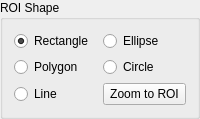
        <widget class="QGroupBox" name="groupBox_2">
         <property name="sizePolicy">
          <sizepolicy hsizetype="Preferred" vsizetype="Preferred">
           <horstretch>0</horstretch>
           <verstretch>0</verstretch>
          </sizepolicy>
         </property>
         <property name="title">
          <string>ROI Shape</string>
         </property>
         <layout class="QGridLayout" name="gridLayout_38">
          <item row="0" column="0">
           <widget class="QRadioButton" name="rb_rect_roi">
            <property name="sizePolicy">
             <sizepolicy hsizetype="Preferred" vsizetype="Fixed">
              <horstretch>0</horstretch>
              <verstretch>0</verstretch>
             </sizepolicy>
            </property>
            <property name="text">
             <string>Rectangle</string>
            </property>
            <property name="checked">
             <bool>true</bool>
            </property>
           </widget>
          </item>
          <item row="0" column="1">
           <widget class="QRadioButton" name="rb_elli_roi">
            <property name="sizePolicy">
             <sizepolicy hsizetype="Preferred" vsizetype="Fixed">
              <horstretch>0</horstretch>
              <verstretch>0</verstretch>
             </sizepolicy>
            </property>
            <property name="text">
             <string>Ellipse</string>
            </property>
           </widget>
          </item>
          <item row="1" column="0">
           <widget class="QRadioButton" name="rb_poly_roi">
            <property name="sizePolicy">
             <sizepolicy hsizetype="Preferred" vsizetype="Fixed">
              <horstretch>0</horstretch>
              <verstretch>0</verstretch>
             </sizepolicy>
            </property>
            <property name="text">
             <string>Polygon</string>
            </property>
            <property name="checked">
             <bool>false</bool>
            </property>
           </widget>
          </item>
          <item row="1" column="1">
           <widget class="QRadioButton" name="rb_circle_roi">
            <property name="sizePolicy">
             <sizepolicy hsizetype="Preferred" vsizetype="Fixed">
              <horstretch>0</horstretch>
              <verstretch>0</verstretch>
             </sizepolicy>
            </property>
            <property name="text">
             <string>Circle</string>
            </property>
           </widget>
          </item>
          <item row="2" column="0">
           <widget class="QRadioButton" name="rb_line_roi">
            <property name="sizePolicy">
             <sizepolicy hsizetype="Preferred" vsizetype="Fixed">
              <horstretch>0</horstretch>
              <verstretch>0</verstretch>
             </sizepolicy>
            </property>
            <property name="text">
             <string>Line</string>
            </property>
           </widget>
          </item>
          <item row="2" column="1">
           <widget class="QPushButton" name="pb_show_roi">
            <property name="sizePolicy">
             <sizepolicy hsizetype="Preferred" vsizetype="Fixed">
              <horstretch>0</horstretch>
              <verstretch>0</verstretch>
             </sizepolicy>
            </property>
            <property name="text">
             <string>Zoom to ROI</string>
            </property>
           </widget>
          </item>
         </layout>
        </widget>
